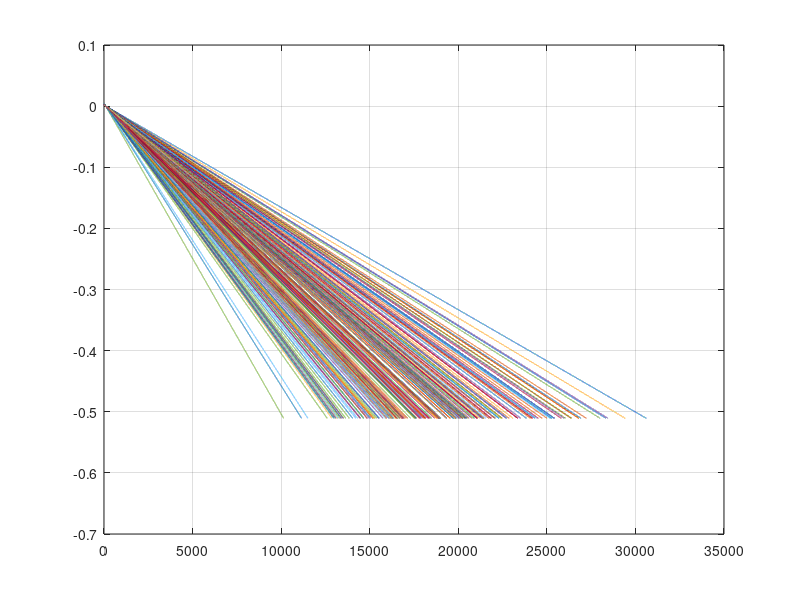

Here is the MATLAB script that generated this plot: (Note: this script raises an error after producing the figure.)
% Dr. Hui Yang
% prepared for  ESI 6247 Statistical Design Models
% Deaprtment of Industrial and Management Systems Engineering
% University of South Florida
% Email: huiyang@usf.edu
% Experiments for improving reliability from degradation data

% lognormal failure time simulation


clear all
close all
clc

time = 0:35000;

figure('color','w')
for i=1:200
    lamda = lognrnd(-10.5,0.2);
    Luminosity = -lamda*(time-100);
    big_index = find(Luminosity>log(0.6));
    plot(time(1:big_index(end)),Luminosity(1:big_index(end)));hold on;
    ftime(i) = time(big_index(end));
end

grid on;
hline = refline([0 log(0.6)]);
set(hline,'Color','r')
xlabel('Time');
ylabel('Log Relative Degradation');


figure('color','w')
[n,x] = hist(ftime,20);
bar(x,n,'hist');
%showing lognormal line
params = lognfit(ftime);
xx = linspace(0,max(ftime));
yy = lognpdf(xx,params(1),params(2)) * length(ftime) * (x(2)-x(1));
line(xx,yy,'color','r'); 
